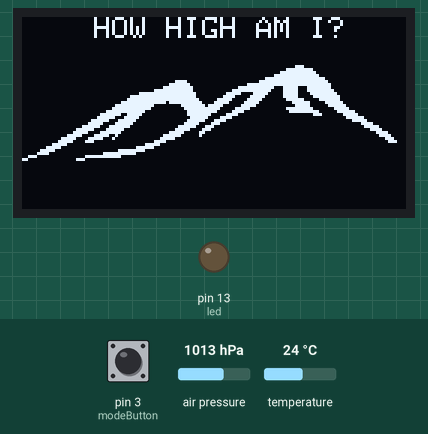
Recording of a sketch running on a simulated Arduino Uno, built with avr-gcc and run on an emulated ATmega328P. Shown: 128×64 one-colour display, output pins drawn as LEDs (lit = HIGH). The test bench sets the inputs (shaded band); at power-on: pin 3 (modeButton) LOW, air pressure 1013 hPa, temperature 24 °C.

Above: at 1.2 s.
1.3 s: pin 3 (modeButton) pulled HIGH for 3.2 s
At 5.6 s:
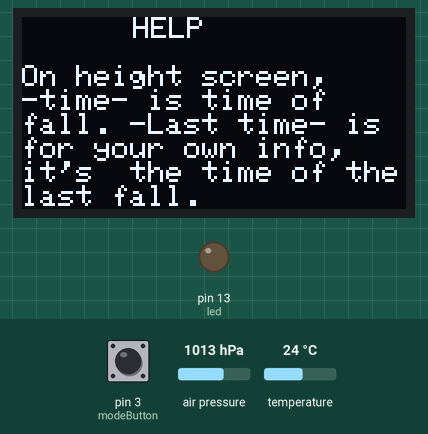
6.1 s: pin 3 (modeButton) pulled HIGH for 0.15 s
At 6.9 s:
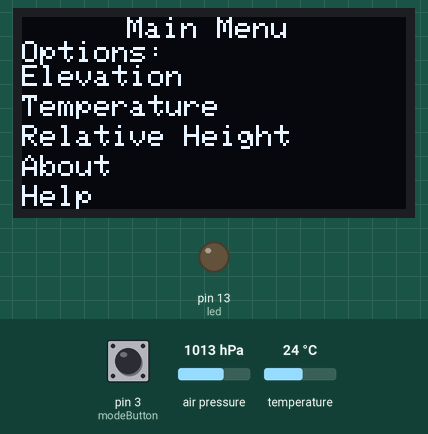
7.9 s: pin 3 (modeButton) pulled HIGH for 1 s
At 10.1 s:
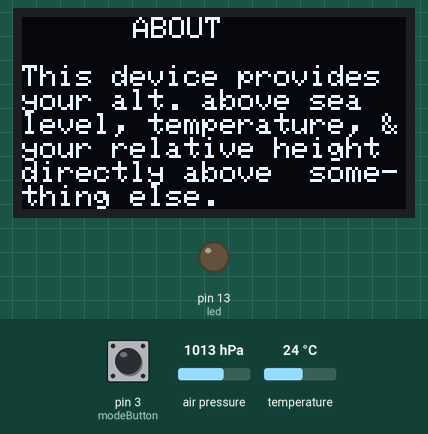
10.4 s: pin 3 (modeButton) pulled HIGH for 3.2 s
At 11.51 s:
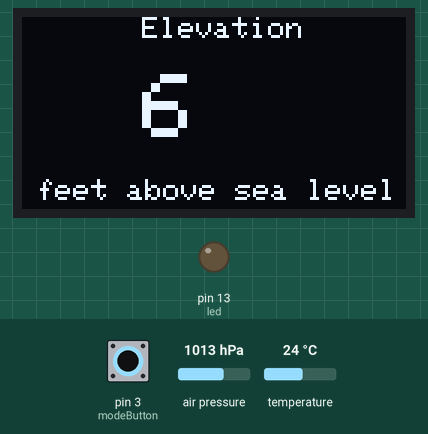
Timing chart, 0 to 13.4 s (numbered marks = the images above; inputs shaded):
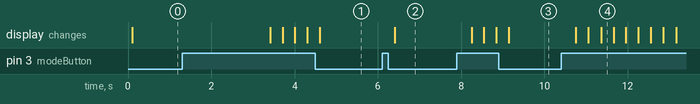

Measured:
- after the input at 1.3 s, the display: first changes after 2.1 s (image 1 shows a later state)
- after the input at 6.1 s, the display: changes after 0.30 s (image 2)
- after the input at 7.9 s, the display: first changes after 0.36 s (image 3 shows a later state)
- after the input at 10.4 s, the display: first changes after 0.36 s (image 4 shows a later state)

The sketch:

07_Software_Code.ino
```cpp
#include <SPI.h>
#include <Wire.h>
#include <SFE_BMP180.h>
#include <Adafruit_GFX.h>
#include <Adafruit_SSD1306.h>

#define OLED_RESET 4
Adafruit_SSD1306 display(OLED_RESET);

SFE_BMP180 pressure;
double baseline;
//#define ALTITUDE 210.15 //Mount Berry, GA

int mode = 0;
int timeMode = 0;
int modeButton = 3;
int timerButton = 4;
float timeStart = 0;
float timeEnd = 0;
boolean stopWatch = false; //if the stopwatch is counting
float tim = 0.0; //time start/started from watch to determine height
float timing = 0.0;


int led = 13;

const unsigned char mountain [] PROGMEM = {
  // 'il_340x270, 128x64px
  0x00, 0x00, 0x00, 0x00, 0x00, 0x00, 0x00, 0x00, 0x00, 0x00, 0x00, 0x00, 0x00, 0x00, 0x00, 0x00,
  0x00, 0x00, 0x00, 0x00, 0x00, 0x00, 0x00, 0x00, 0x00, 0x00, 0x00, 0x00, 0x00, 0x00, 0x00, 0x00,
  0x00, 0x00, 0x00, 0x00, 0x00, 0x00, 0x00, 0x00, 0x00, 0x00, 0x00, 0x00, 0x00, 0x00, 0x00, 0x00,
  0x00, 0x00, 0x00, 0x00, 0x00, 0x00, 0x00, 0x00, 0x00, 0x00, 0x00, 0x00, 0x00, 0x00, 0x00, 0x00,
  0x00, 0x00, 0x00, 0x00, 0x00, 0x00, 0x00, 0x00, 0x00, 0x00, 0x00, 0x00, 0x00, 0x00, 0x00, 0x00,
  0x00, 0x00, 0x00, 0x00, 0x00, 0x00, 0x00, 0x00, 0x00, 0x00, 0x00, 0x00, 0x00, 0x00, 0x00, 0x00,
  0x00, 0x00, 0x00, 0x00, 0x00, 0x00, 0x00, 0x00, 0x00, 0x00, 0x00, 0x00, 0x00, 0x00, 0x00, 0x00,
  0x00, 0x00, 0x00, 0x00, 0x00, 0x00, 0x00, 0x00, 0x00, 0x00, 0x00, 0x00, 0x00, 0x00, 0x00, 0x00,
  0x00, 0x00, 0x00, 0x00, 0x00, 0x00, 0x00, 0x00, 0x00, 0x00, 0x00, 0x00, 0x00, 0x00, 0x00, 0x00,
  0x00, 0x00, 0x00, 0x00, 0x00, 0x00, 0x00, 0x00, 0x00, 0x00, 0x00, 0x00, 0x00, 0x00, 0x00, 0x00,
  0x00, 0x00, 0x00, 0x00, 0x00, 0x00, 0x00, 0x00, 0x00, 0x00, 0x00, 0x00, 0x00, 0x00, 0x00, 0x00,
  0x00, 0x00, 0x00, 0x00, 0x00, 0x00, 0x00, 0x00, 0x00, 0x00, 0x00, 0x00, 0x00, 0x00, 0x00, 0x00,
  0x00, 0x00, 0x00, 0x00, 0x00, 0x00, 0x00, 0x00, 0x00, 0x00, 0x00, 0x00, 0x00, 0x00, 0x00, 0x00,
  0x00, 0x00, 0x00, 0x00, 0x00, 0x00, 0x00, 0x00, 0x00, 0x00, 0x00, 0x1c, 0x00, 0x00, 0x00, 0x00,
  0x00, 0x00, 0x00, 0x00, 0x00, 0x00, 0x00, 0x00, 0x00, 0x00, 0x00, 0xff, 0x80, 0x00, 0x00, 0x00,
  0x00, 0x00, 0x00, 0x00, 0x00, 0x00, 0x00, 0x00, 0x00, 0x00, 0x03, 0xff, 0xc0, 0x00, 0x00, 0x00,
  0x00, 0x00, 0x00, 0x00, 0x00, 0x00, 0x00, 0x00, 0x00, 0x00, 0x0f, 0xff, 0xe0, 0x00, 0x00, 0x00,
  0x00, 0x00, 0x00, 0x00, 0x00, 0x00, 0x00, 0x00, 0x00, 0x00, 0x7f, 0xff, 0xf8, 0x00, 0x00, 0x00,
  0x00, 0x00, 0x00, 0x00, 0x00, 0x00, 0x1e, 0x00, 0x00, 0x01, 0xff, 0xff, 0xfc, 0x00, 0x00, 0x00,
  0x00, 0x00, 0x00, 0x00, 0x00, 0x00, 0x7f, 0x00, 0x00, 0x1f, 0xff, 0xff, 0xfe, 0x00, 0x00, 0x00,
  0x00, 0x00, 0x00, 0x00, 0x00, 0x01, 0xff, 0x80, 0x00, 0xff, 0xf1, 0xf1, 0xfe, 0x00, 0x00, 0x00,
  0x00, 0x00, 0x00, 0x00, 0x00, 0x0f, 0xff, 0x80, 0x03, 0xff, 0xe1, 0xf1, 0xff, 0x00, 0x00, 0x00,
  0x00, 0x00, 0x00, 0x00, 0x01, 0xff, 0xff, 0xc0, 0x0f, 0x87, 0xc1, 0xf0, 0xff, 0x80, 0x00, 0x00,
  0x00, 0x00, 0x00, 0x00, 0x0f, 0xff, 0xff, 0xc0, 0x1e, 0x0f, 0x81, 0xf0, 0x7f, 0xc0, 0x00, 0x00,
  0x00, 0x00, 0x00, 0x00, 0x1f, 0xff, 0xff, 0xe0, 0x7c, 0x1f, 0x00, 0xfc, 0x1f, 0xc0, 0x00, 0x00,
  0x00, 0x00, 0x00, 0x00, 0x7f, 0xff, 0x7f, 0xf0, 0xf8, 0x3e, 0x00, 0x3f, 0x07, 0xe0, 0x00, 0x00,
  0x00, 0x00, 0x00, 0x01, 0xff, 0xf0, 0x07, 0xfb, 0xe0, 0x7c, 0x00, 0x1f, 0x03, 0xf0, 0x00, 0x00,
  0x00, 0x00, 0x00, 0x03, 0xff, 0xe0, 0x03, 0xff, 0xc1, 0xf0, 0x00, 0xff, 0x80, 0xf8, 0x00, 0x00,
  0x00, 0x00, 0x00, 0x0f, 0xff, 0x80, 0x01, 0xff, 0x83, 0xc0, 0x00, 0x7f, 0xe0, 0x7e, 0x00, 0x00,
  0x00, 0x00, 0x00, 0x3f, 0x9f, 0x00, 0x01, 0xfe, 0x0f, 0x00, 0x00, 0x00, 0x70, 0x1f, 0x00, 0x00,
  0x00, 0x00, 0x00, 0x7e, 0x3e, 0x00, 0x00, 0xfc, 0x3c, 0x00, 0x00, 0x00, 0x00, 0x0f, 0xc0, 0x00,
  0x00, 0x00, 0x01, 0xf8, 0xfc, 0x00, 0x01, 0xf8, 0xf0, 0x00, 0x00, 0x00, 0x00, 0x03, 0xe0, 0x00,
  0x00, 0x00, 0x03, 0xe1, 0xf8, 0x00, 0x03, 0xe1, 0xc0, 0x00, 0x00, 0x00, 0x00, 0x00, 0x78, 0x00,
  0x00, 0x00, 0x0f, 0xc7, 0xf0, 0x00, 0x0f, 0xc7, 0x00, 0x00, 0x00, 0x00, 0x00, 0x00, 0x3e, 0x00,
  0x00, 0x00, 0x3f, 0x0f, 0xc0, 0x00, 0x1f, 0x0e, 0x00, 0x00, 0x00, 0x00, 0x00, 0x00, 0x0f, 0x00,
  0x00, 0x00, 0x7c, 0x3f, 0x80, 0x00, 0x7c, 0x18, 0x00, 0x00, 0x00, 0x00, 0x00, 0x00, 0x03, 0xc0,
  0x00, 0x01, 0xf0, 0xf9, 0x00, 0x01, 0xf8, 0x10, 0x00, 0x00, 0x00, 0x00, 0x00, 0x00, 0x01, 0xe0,
  0x00, 0x07, 0xc3, 0xe2, 0x00, 0x03, 0xe0, 0x00, 0x00, 0x00, 0x00, 0x00, 0x00, 0x00, 0x00, 0x70,
  0x00, 0x0f, 0x87, 0x00, 0x00, 0x0f, 0x00, 0x00, 0x00, 0x00, 0x00, 0x00, 0x00, 0x00, 0x00, 0x38,
  0x00, 0x3e, 0x00, 0x00, 0x00, 0x7c, 0x00, 0x00, 0x00, 0x00, 0x00, 0x00, 0x00, 0x00, 0x00, 0x00,
  0x00, 0xf8, 0x00, 0x00, 0x03, 0xf0, 0x00, 0x00, 0x00, 0x00, 0x00, 0x00, 0x00, 0x00, 0x00, 0x00,
  0x03, 0xe0, 0x00, 0x00, 0xff, 0x80, 0x00, 0x00, 0x00, 0x00, 0x00, 0x00, 0x00, 0x00, 0x00, 0x00,
  0x07, 0x80, 0x00, 0x1f, 0xfc, 0x00, 0x00, 0x00, 0x00, 0x00, 0x00, 0x00, 0x00, 0x00, 0x00, 0x00,
  0x38, 0x00, 0x07, 0xff, 0x80, 0x00, 0x00, 0x00, 0x00, 0x00, 0x00, 0x00, 0x00, 0x00, 0x00, 0x00,
  0xc0, 0x00, 0x38, 0x00, 0x00, 0x00, 0x00, 0x00, 0x00, 0x00, 0x00, 0x00, 0x00, 0x00, 0x00, 0x00,
  0x00, 0x00, 0x00, 0x00, 0x00, 0x00, 0x00, 0x00, 0x00, 0x00, 0x00, 0x00, 0x00, 0x00, 0x00, 0x00,
  0x00, 0x00, 0x00, 0x00, 0x00, 0x00, 0x00, 0x00, 0x00, 0x00, 0x00, 0x00, 0x00, 0x00, 0x00, 0x00,
  0x00, 0x00, 0x00, 0x00, 0x00, 0x00, 0x00, 0x00, 0x00, 0x00, 0x00, 0x00, 0x00, 0x00, 0x00, 0x00,
  0x00, 0x00, 0x00, 0x00, 0x00, 0x00, 0x00, 0x00, 0x00, 0x00, 0x00, 0x00, 0x00, 0x00, 0x00, 0x00,
  0x00, 0x00, 0x00, 0x00, 0x00, 0x00, 0x00, 0x00, 0x00, 0x00, 0x00, 0x00, 0x00, 0x00, 0x00, 0x00,
  0x00, 0x00, 0x00, 0x00, 0x00, 0x00, 0x00, 0x00, 0x00, 0x00, 0x00, 0x00, 0x00, 0x00, 0x00, 0x00,
  0x00, 0x00, 0x00, 0x00, 0x00, 0x00, 0x00, 0x00, 0x00, 0x00, 0x00, 0x00, 0x00, 0x00, 0x00, 0x00,
  0x00, 0x00, 0x00, 0x00, 0x00, 0x00, 0x00, 0x00, 0x00, 0x00, 0x00, 0x00, 0x00, 0x00, 0x00, 0x00,
  0x00, 0x00, 0x00, 0x00, 0x00, 0x00, 0x00, 0x00, 0x00, 0x00, 0x00, 0x00, 0x00, 0x00, 0x00, 0x00,
  0x00, 0x00, 0x00, 0x00, 0x00, 0x00, 0x00, 0x00, 0x00, 0x00, 0x00, 0x00, 0x00, 0x00, 0x00, 0x00,
  0x00, 0x00, 0x00, 0x00, 0x00, 0x00, 0x00, 0x00, 0x00, 0x00, 0x00, 0x00, 0x00, 0x00, 0x00, 0x00,
  0x00, 0x00, 0x00, 0x00, 0x00, 0x00, 0x00, 0x00, 0x00, 0x00, 0x00, 0x00, 0x00, 0x00, 0x00, 0x00,
  0x00, 0x00, 0x00, 0x00, 0x00, 0x00, 0x00, 0x00, 0x00, 0x00, 0x00, 0x00, 0x00, 0x00, 0x00, 0x00,
  0x00, 0x00, 0x00, 0x00, 0x00, 0x00, 0x00, 0x00, 0x00, 0x00, 0x00, 0x00, 0x00, 0x00, 0x00, 0x00,
  0x00, 0x00, 0x00, 0x00, 0x00, 0x00, 0x00, 0x00, 0x00, 0x00, 0x00, 0x00, 0x00, 0x00, 0x00, 0x00,
  0x00, 0x00, 0x00, 0x00, 0x00, 0x00, 0x00, 0x00, 0x00, 0x00, 0x00, 0x00, 0x00, 0x00, 0x00, 0x00,
  0x00, 0x00, 0x00, 0x00, 0x00, 0x00, 0x00, 0x00, 0x00, 0x00, 0x00, 0x00, 0x00, 0x00, 0x00, 0x00,
  0x00, 0x00, 0x00, 0x00, 0x00, 0x00, 0x00, 0x00, 0x00, 0x00, 0x00, 0x00, 0x00, 0x00, 0x00, 0x00,
  0x00, 0x00, 0x00, 0x00, 0x00, 0x00, 0x00, 0x00, 0x00, 0x00, 0x00, 0x00, 0x00, 0x00, 0x00, 0x00,
};

const unsigned char easter [] PROGMEM = {
   // 'no smoking', 128x64px
0x00, 0x00, 0x00, 0x00, 0x00, 0x00, 0x00, 0x1f, 0xfc, 0x00, 0x00, 0x00, 0x00, 0x00, 0x00, 0x00,
0x00, 0x00, 0x00, 0x00, 0x00, 0x00, 0x03, 0xff, 0xff, 0xc0, 0x00, 0x00, 0x00, 0x00, 0x00, 0x00,
0x00, 0x00, 0x00, 0x00, 0x00, 0x00, 0x0f, 0xff, 0xff, 0xf0, 0x00, 0x00, 0x00, 0x00, 0x00, 0x00,
0x00, 0x00, 0x00, 0x00, 0x00, 0x00, 0x3f, 0xff, 0xff, 0xfe, 0x00, 0x00, 0x00, 0x00, 0x00, 0x00,
0x00, 0x00, 0x00, 0x00, 0x00, 0x00, 0xff, 0xff, 0xff, 0xff, 0x00, 0x00, 0x00, 0x00, 0x00, 0x00,
0x00, 0x00, 0x00, 0x00, 0x00, 0x03, 0xff, 0xff, 0xff, 0xff, 0xc0, 0x00, 0x00, 0x00, 0x00, 0x00,
0x00, 0x00, 0x00, 0x00, 0x00, 0x07, 0xff, 0x80, 0x01, 0xff, 0xe0, 0x00, 0x00, 0x00, 0x00, 0x00,
0x00, 0x00, 0x00, 0x00, 0x00, 0x1f, 0xfc, 0x00, 0x00, 0x3f, 0xf8, 0x00, 0x00, 0x00, 0x00, 0x00,
0x00, 0x00, 0x00, 0x00, 0x00, 0x3f, 0xf0, 0x0e, 0x00, 0x0f, 0xfc, 0x00, 0x00, 0x00, 0x00, 0x00,
0x00, 0x00, 0x00, 0x00, 0x00, 0x7f, 0xc0, 0x0f, 0x00, 0x03, 0xfe, 0x00, 0x00, 0x00, 0x00, 0x00,
0x00, 0x00, 0x00, 0x00, 0x00, 0xff, 0x80, 0xc3, 0x80, 0x01, 0xff, 0x00, 0x00, 0x00, 0x00, 0x00,
0x00, 0x00, 0x00, 0x00, 0x01, 0xfe, 0x03, 0xc1, 0xc0, 0x00, 0xff, 0x80, 0x00, 0x00, 0x00, 0x00,
0x00, 0x00, 0x00, 0x00, 0x01, 0xfc, 0x07, 0x00, 0xc0, 0x01, 0xff, 0x80, 0x00, 0x00, 0x00, 0x00,
0x00, 0x00, 0x00, 0x00, 0x03, 0xf8, 0x0e, 0x00, 0xc0, 0x03, 0xff, 0xc0, 0x00, 0x00, 0x00, 0x00,
0x00, 0x00, 0x00, 0x00, 0x07, 0xf0, 0x1c, 0x00, 0xc0, 0x07, 0xff, 0xe0, 0x00, 0x00, 0x00, 0x00,
0x00, 0x00, 0x00, 0x00, 0x07, 0xe0, 0x18, 0x00, 0xc0, 0x0f, 0xf7, 0xe0, 0x00, 0x00, 0x00, 0x00,
0x00, 0x00, 0x00, 0x00, 0x0f, 0xe0, 0x18, 0x00, 0xc0, 0x1f, 0xe3, 0xf0, 0x00, 0x00, 0x00, 0x00,
0x00, 0x00, 0x00, 0x00, 0x0f, 0xc0, 0x18, 0x01, 0xc0, 0x3f, 0xc3, 0xf8, 0x00, 0x00, 0x00, 0x00,
0x00, 0x00, 0x00, 0x00, 0x1f, 0x80, 0x18, 0x07, 0x80, 0x7f, 0x81, 0xf8, 0x00, 0x00, 0x00, 0x00,
0x00, 0x00, 0x00, 0x00, 0x1f, 0x80, 0x1c, 0x3f, 0x00, 0xff, 0x01, 0xf8, 0x00, 0x00, 0x00, 0x00,
0x00, 0x00, 0x00, 0x00, 0x3f, 0x01, 0xfc, 0x3c, 0x01, 0xfe, 0x00, 0xfc, 0x00, 0x00, 0x00, 0x00,
0x00, 0x00, 0x00, 0x00, 0x3f, 0x07, 0xfc, 0x18, 0x03, 0xfc, 0x00, 0xfc, 0x00, 0x00, 0x00, 0x00,
0x00, 0x00, 0x00, 0x00, 0x7e, 0x0f, 0x00, 0x38, 0x07, 0xf8, 0x00, 0x7e, 0x00, 0x00, 0x00, 0x00,
0x00, 0x00, 0x00, 0x00, 0x7e, 0x1c, 0x00, 0x30, 0x0f, 0xf0, 0x00, 0x7e, 0x00, 0x00, 0x00, 0x00,
0x00, 0x00, 0x00, 0x00, 0x7e, 0x38, 0x00, 0x70, 0x1f, 0xe0, 0x00, 0x7e, 0x00, 0x00, 0x00, 0x00,
0x00, 0x00, 0x00, 0x00, 0x7c, 0x30, 0xff, 0xe0, 0x3f, 0xc0, 0x00, 0x3e, 0x00, 0x00, 0x00, 0x00,
0x00, 0x00, 0x00, 0x00, 0x7c, 0x33, 0xff, 0xc0, 0x7f, 0x80, 0x00, 0x3f, 0x00, 0x00, 0x00, 0x00,
0x00, 0x00, 0x00, 0x00, 0xfc, 0x77, 0x00, 0x00, 0xff, 0x00, 0x00, 0x3f, 0x00, 0x00, 0x00, 0x00,
0x00, 0x00, 0x00, 0x00, 0xfc, 0x66, 0x00, 0x01, 0xfe, 0x00, 0x00, 0x3f, 0x00, 0x00, 0x00, 0x00,
0x00, 0x00, 0x00, 0x00, 0xfc, 0x66, 0x00, 0x03, 0xfc, 0x00, 0x00, 0x3f, 0x00, 0x00, 0x00, 0x00,
0x00, 0x00, 0x00, 0x00, 0xfc, 0x66, 0x00, 0x03, 0xfc, 0x00, 0x00, 0x3f, 0x00, 0x00, 0x00, 0x00,
0x00, 0x00, 0x00, 0x00, 0xfc, 0x66, 0x00, 0x07, 0xf8, 0x00, 0x00, 0x1f, 0x00, 0x00, 0x00, 0x00,
0x00, 0x00, 0x00, 0x00, 0xfc, 0x66, 0x00, 0x0f, 0xf0, 0x00, 0x00, 0x1f, 0x00, 0x00, 0x00, 0x00,
0x00, 0x00, 0x00, 0x00, 0xfc, 0x00, 0x00, 0x1f, 0xe0, 0x00, 0x00, 0x3f, 0x00, 0x00, 0x00, 0x00,
0x00, 0x00, 0x00, 0x00, 0xfc, 0x66, 0xff, 0xff, 0xff, 0xff, 0xfe, 0x3f, 0x00, 0x00, 0x00, 0x00,
0x00, 0x00, 0x00, 0x00, 0xfc, 0x66, 0xff, 0xff, 0xff, 0xff, 0xfe, 0x3f, 0x00, 0x00, 0x00, 0x00,
0x00, 0x00, 0x00, 0x00, 0xfc, 0x66, 0xff, 0xff, 0xff, 0xff, 0xfe, 0x3f, 0x00, 0x00, 0x00, 0x00,
0x00, 0x00, 0x00, 0x00, 0x7c, 0x66, 0xff, 0xff, 0xff, 0xff, 0xfe, 0x3f, 0x00, 0x00, 0x00, 0x00,
0x00, 0x00, 0x00, 0x00, 0x7c, 0x66, 0xff, 0xff, 0xff, 0xff, 0xfe, 0x3e, 0x00, 0x00, 0x00, 0x00,
0x00, 0x00, 0x00, 0x00, 0x7e, 0x66, 0xff, 0xff, 0xff, 0xff, 0xfe, 0x7e, 0x00, 0x00, 0x00, 0x00,
0x00, 0x00, 0x00, 0x00, 0x7e, 0x00, 0x0f, 0xf0, 0x00, 0x00, 0x00, 0x7e, 0x00, 0x00, 0x00, 0x00,
0x00, 0x00, 0x00, 0x00, 0x7e, 0x00, 0x1f, 0xe0, 0x00, 0x00, 0x00, 0x7e, 0x00, 0x00, 0x00, 0x00,
0x00, 0x00, 0x00, 0x00, 0x3f, 0x00, 0x3f, 0xc0, 0x00, 0x00, 0x00, 0xfc, 0x00, 0x00, 0x00, 0x00,
0x00, 0x00, 0x00, 0x00, 0x3f, 0x00, 0x7f, 0x80, 0x00, 0x00, 0x00, 0xfc, 0x00, 0x00, 0x00, 0x00,
0x00, 0x00, 0x00, 0x00, 0x1f, 0x80, 0xff, 0x00, 0x00, 0x00, 0x01, 0xfc, 0x00, 0x00, 0x00, 0x00,
0x00, 0x00, 0x00, 0x00, 0x1f, 0x81, 0xfe, 0x00, 0x00, 0x00, 0x01, 0xf8, 0x00, 0x00, 0x00, 0x00,
0x00, 0x00, 0x00, 0x00, 0x1f, 0xc3, 0xfc, 0x00, 0x00, 0x00, 0x03, 0xf8, 0x00, 0x00, 0x00, 0x00,
0x00, 0x00, 0x00, 0x00, 0x0f, 0xe7, 0xf8, 0x00, 0x00, 0x00, 0x03, 0xf0, 0x00, 0x00, 0x00, 0x00,
0x00, 0x00, 0x00, 0x00, 0x07, 0xef, 0xf0, 0x00, 0x00, 0x00, 0x07, 0xe0, 0x00, 0x00, 0x00, 0x00,
0x00, 0x00, 0x00, 0x00, 0x07, 0xff, 0xe0, 0x00, 0x00, 0x00, 0x0f, 0xe0, 0x00, 0x00, 0x00, 0x00,
0x00, 0x00, 0x00, 0x00, 0x03, 0xff, 0xc0, 0x00, 0x00, 0x00, 0x1f, 0xc0, 0x00, 0x00, 0x00, 0x00,
0x00, 0x00, 0x00, 0x00, 0x01, 0xff, 0x80, 0x00, 0x00, 0x00, 0x3f, 0x80, 0x00, 0x00, 0x00, 0x00,
0x00, 0x00, 0x00, 0x00, 0x01, 0xff, 0x00, 0x00, 0x00, 0x00, 0x7f, 0x80, 0x00, 0x00, 0x00, 0x00,
0x00, 0x00, 0x00, 0x00, 0x00, 0xff, 0x00, 0x00, 0x00, 0x00, 0xff, 0x00, 0x00, 0x00, 0x00, 0x00,
0x00, 0x00, 0x00, 0x00, 0x00, 0x7f, 0xc0, 0x00, 0x00, 0x03, 0xfe, 0x00, 0x00, 0x00, 0x00, 0x00,
0x00, 0x00, 0x00, 0x00, 0x00, 0x3f, 0xf0, 0x00, 0x00, 0x0f, 0xfc, 0x00, 0x00, 0x00, 0x00, 0x00,
0x00, 0x00, 0x00, 0x00, 0x00, 0x1f, 0xfc, 0x00, 0x00, 0x3f, 0xf8, 0x00, 0x00, 0x00, 0x00, 0x00,
0x00, 0x00, 0x00, 0x00, 0x00, 0x07, 0xff, 0x80, 0x01, 0xff, 0xe0, 0x00, 0x00, 0x00, 0x00, 0x00,
0x00, 0x00, 0x00, 0x00, 0x00, 0x03, 0xff, 0xfe, 0x7f, 0xff, 0xc0, 0x00, 0x00, 0x00, 0x00, 0x00,
0x00, 0x00, 0x00, 0x00, 0x00, 0x00, 0xff, 0xff, 0xff, 0xff, 0x00, 0x00, 0x00, 0x00, 0x00, 0x00,
0x00, 0x00, 0x00, 0x00, 0x00, 0x00, 0x7f, 0xff, 0xff, 0xfe, 0x00, 0x00, 0x00, 0x00, 0x00, 0x00,
0x00, 0x00, 0x00, 0x00, 0x00, 0x00, 0x0f, 0xff, 0xff, 0xf8, 0x00, 0x00, 0x00, 0x00, 0x00, 0x00,
0x00, 0x00, 0x00, 0x00, 0x00, 0x00, 0x03, 0xff, 0xff, 0xc0, 0x00, 0x00, 0x00, 0x00, 0x00, 0x00,
0x00, 0x00, 0x00, 0x00, 0x00, 0x00, 0x00, 0x3f, 0xfc, 0x00, 0x00, 0x00, 0x00, 0x00, 0x00, 0x00,
};

const static char aboutScreen[] PROGMEM  = {"This device provides your alt. above sea  level, temperature, &your relative height directly above  some-thing else.\n"};

const static char helpScreen[] PROGMEM  = {"On height screen,    -time- is time of    fall. -Last time- is for your own info,   it's  the time of thelast fall.\n"};


void setup() {
  display.begin(SSD1306_SWITCHCAPVCC, 0x3C);
  display.clearDisplay();
  pressure.begin();
  pinMode(modeButton, INPUT);
  pinMode(timerButton, INPUT);
  pinMode (led, OUTPUT);
  Serial.begin(9600);

 /* if (pressure.begin()) //just to say yes or no
    Serial.println("BMP init y");
  else
  {
    Serial.println("BMP init n");
    while (1); // Pause forever.
  }*/

  // Get the baseline pressure:

  baseline = getPressure();

 /* Serial.print("base pres: ");
  Serial.print(baseline);
  Serial.println(" mb"); //can take all this out once it works */
}

void checkModeButton() {
  int raw = digitalRead(modeButton);
  if (raw == 1) {
    display.fillScreen(BLACK);
    mode = max(((mode + 1) % 7), 1); // makes mode loop 0->1->0 etc---called mod, remainder function
    delay(250);
  }
}

void loop() {
  //checkModeButton to see if button has been pushed, go to next mode, then % funt to go back to mode 1
  //Serial.print (timeStart);
  //Serial.print (abs(timeEnd - timeStart) / 1000);


  checkModeButton();
  if (digitalRead (timerButton) == HIGH && digitalRead (modeButton) == HIGH)
  { display.drawBitmap(0, 3, easter, 128, 64, WHITE);
    display.display();
  } else {

    switch (mode) {
      case 0: splash(); break;
      case 1: mainMenu(); break;
      case 2: elevation(); break;
      case 3: temp(); break;
      case 4: height(); break;
      case 5: about(); break;
      case 6: help(); break;
    }
  }
}

void splash() {
  display.setCursor(24, 0);
  display.setTextColor(WHITE, BLACK);
  display.setTextSize(1);
  display.print("HOW HIGH AM I?");
  display.drawBitmap(0, 3, mountain, 128, 64, WHITE);
  display.display();
  delay(3000);
  mode = 1;
  display.clearDisplay();
}

void mainMenu() {
  display.setCursor(35, 0);
  display.setTextColor(WHITE, BLACK);
  display.setTextSize(1);
  display.print("Main Menu");
  display.setCursor(0, 8);
  display.print("Options:");
  display.setCursor(0, 16);
  display.print("Elevation");
  display.setCursor(0, 26);
  display.print("Temperature");
  display.setCursor(0, 36);
  display.print("Relative Height");
  display.setCursor(0, 46);
  display.print("About");
  display.setCursor(0, 56);
  display.print("Help");
  display.display();
}


void elevation() {
  int alt = checkAltitude();

  display.setCursor(40, 0);
  display.setTextColor(WHITE, BLACK);
  display.setTextSize(1);
  display.print("Elevation");

  display.setTextSize(3);
  display.setCursor(40, 19);
  display.print(alt);

  display.setCursor(5, 54);
  display.setTextSize(1);
  display.print("feet above sea level");
  display.display();
}
void temp () {
  int temper = checkTemp();
  display.setCursor(33, 0);
  display.setTextColor(WHITE, BLACK);
  display.setTextSize(1);
  display.print("Temperature");

  display.setTextSize(4);
  display.setCursor(44, 17);
  display.print(temper);

  display.setCursor(14, 54);
  display.setTextSize(1);
  display.print("degrees farenheit");
  display.display();
}

void checkTimerButton() {
  int raw = digitalRead(timerButton);
  if (raw == 1) {
    display.fillScreen(BLACK);
    timeMode = (timeMode + 1) % 3; // makes mode loop 0->1->0 etc---called mod, remainder function
    Serial.println(timeMode);
    delay(500);
  }
}

void height() {
  int rHeight = checkHeight();
  display.setCursor(30, 0);
  display.setTextColor(WHITE, BLACK);
  display.setTextSize(2);
  display.print("Height");


 display.setTextSize(1);
  display.setCursor(0, 28);
  display.print("time"); // (millis() - timeStart)

  display.setCursor(0, 36);
  //display.print(tim);  //need to create new variable that is (millis - timeStart)/1000;
  display.print ((millis() - timeStart) / 1000);


  display.setCursor(102, 20);
  display.print("last");  //stationary number of last timed section
  display.setCursor(102, 28);
  display.print("time");
  display.setCursor(102, 36);
  display.print(tim);
  //that is the current time as it increases & shows it for the user;


  //float rtim = checkHeight();

  display.setTextSize(4);
  display.setCursor(30, 17);
  display.print(rHeight); //actual big height number

  display.setCursor(38, 54);
  display.setTextSize(1);
  display.print("feet high");
  display.display();


}
/*
void countTime() {
  Serial.println("CountTime");
  display.setCursor(0, 0);
  display.print("time");
  display.setCursor(0, 8);
  display.print ((millis() - timeStart) / 1000);
}

void lastTime() {
  Serial.println("LastTime");
  display.setCursor(95, 0);
  display.print("ltime");
  display.setCursor(95, 8);
  display.print(tim);
}
void noTime() {
  Serial.println("NoTime");
}
*/
void about() { //bring this page and help page to EEPROM
  display.setCursor(37, 0);
  display.setTextColor(WHITE, BLACK);
  display.setTextSize(1);
  display.print("ABOUT");
  display.setCursor(0, 16);

  for (int k = 0; k < strlen_P(aboutScreen); k++)
  {
    char myChar =  pgm_read_byte_near(aboutScreen + k);
    display.print(myChar);
  }

  //display.print(aboutScreen);
  //display.print("This is what we are about, man");//How High am I? is a device that provides the user with his altititude above sea level, the temperature, and his relative height directly above something else.

  //display.drawBitmap(0, 3, mountain, 128, 64, WHITE);

  display.display();
  tim = 0; //needed to reset height when switching through all modes
}

void help() {
  display.setCursor(37, 0);
  display.setTextColor(WHITE, BLACK);
  display.setTextSize(1);
  display.print("HELP");
  display.setCursor(0, 16);
  //display.print(helpScreen);
  for (int k = 0; k < strlen_P(helpScreen); k++)
  {
    char myChar =  pgm_read_byte_near(helpScreen + k);
    display.print(myChar);
  }


  //display.print("We are here to help"); //If a problem occurs, restart the device and make sure you are using the correct button for your intended purpose.  The relative height function uses a physics equation based on the time it takes something to fall.  Start the timer right as you drop a solid object, stop the timer right when the object hits the ground.  Repeat and average heights for more accuracy.
  display.display();
}

double getPressure()
{
  char status;
  double T, P, p0, a;


  status = pressure.startTemperature();
  if (status != 0)
  {
    delay(status);
    status = pressure.getTemperature(T);
    if (status != 0)
    {
      status = pressure.startPressure(3);
      if (status != 0)
      {
        delay(status);
        status = pressure.getPressure(P, T);
        if (status != 0)
        {
          return (P);
        }
      }
    }
  }
}


float checkAltitude () { //

  double a, P;

  P = getPressure(); //P is in mb, "baseline" is aprox 990 mb, needs to be translated to feet
  a = pressure.altitude(P, baseline); //a is relative alt, compared to baseline

  /*
    Serial.print("rel alt: ");
    if (a >= 0.0) Serial.print(" ");
    Serial.print(a, 1);
    Serial.print(" met, ");
    if (a >= 0.0) Serial.print(" "); // add a space for positive numbers
    Serial.print(a * 3.28084, 0);
    Serial.println(" ft");*/
  //make sure here, we return absolute altitude
  display.fillScreen(BLACK);
  float eq = pow(P / 1013.25, 0.190284);

  return (1 - eq) * 145366.45; //need to be 640 ft

  delay(200);


}


int checkTemp() {
  char status;
  double T, P, p0, a;

  status = pressure.startTemperature();
  if (status != 0)
  {
    delay(status);
    status = pressure.getTemperature(T);
    if (status != 0)
    { /*
        Serial.print("temperature: ");
        Serial.print(T, 2);
        Serial.println(" deg C, ");
        Serial.print((9.0 / 5.0)*T + 32.0, 2);
        Serial.println(" deg F"); */
    }
  }
  return (1.8) * T + 32.0;
}

float checkHeight () {


  int raw = digitalRead(timerButton);
  if (raw == 1 && !stopWatch) {
    timeStart  = millis();
    stopWatch = true;
    //Serial.println ("timestart");
    //Serial.println(timeStart);
    //display.print ((millis() - timeStart)/1000);
    delay(200); //other debounce method??
  }
  else if (raw == 1 && stopWatch) {
    timeEnd = millis();
    stopWatch = false;
    tim = (abs((millis() - timeStart) / 1000));
    //Serial.println ("time:");
    //Serial.println (tim);

    delay(200);


  }
  // Serial.println("Time equals:");
  //Serial.println (abs(timeEnd - timeStart) / 1000);
  display.fillScreen(BLACK);
  float hite;
  hite = 4.9 * (tim * tim);
  //take hite1, (hite[1] +hite[2] +hite[i])/i
  //Serial.print ("this is height:");
  //Serial.println(hite);
  return hite;
}
```
